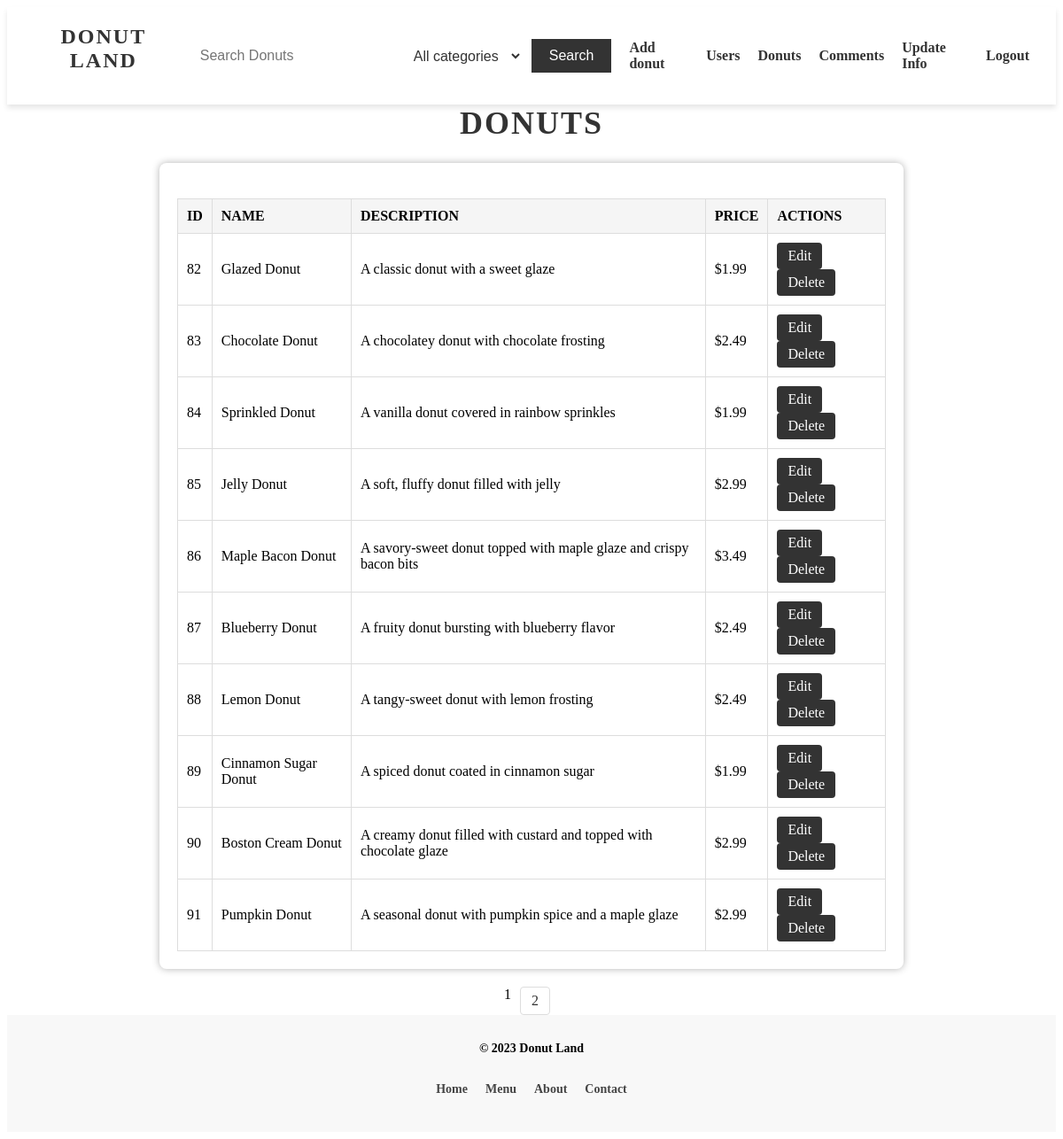
Screenshot of /admin/items.php (signed in) with the database file from the repository.
### tables this page shows
CREATE TABLE `items` (
  `id` int(11) NOT NULL,
  `name` varchar(30) NOT NULL,
  `description` varchar(300) NOT NULL,
  `price` decimal(10,2) NOT NULL,
  `image` varchar(100) DEFAULT NULL,
  `created_at` timestamp NOT NULL DEFAULT current_timestamp() ON UPDATE current_timestamp(),
  `updated_at` timestamp NOT NULL DEFAULT '0000-00-00 00:00:00',
  `category_id` int(11) NOT NULL
);

### admin/items.php (the view, shortened to what this page needs)
<!DOCTYPE html>
<html lang="en">
<head>
  <link rel="stylesheet" href="../styles/admin/item/items.css">
</head>
<body>
  <?php
    include '../header.php';
    require_once '../database/connect.php';
    if(isset($_GET['page']) && $_GET['page'] >= 1) {
      $page = htmlspecialchars($_GET['page'], ENT_QUOTES, 'UTF-8')  ?? 1;
    } else {
      $page = 1;
    }
    $limit = 10;
    $offset = ($page - 1) * $limit;
    $countSql = 'SELECT COUNT(*) FROM items';
    $countStmt = $pdo->prepare($countSql);
    $countStmt->execute();
    $totalDonuts = $countStmt->fetchColumn();
    $totalPages = ceil($totalDonuts / $limit);
    $sql = 'SELECT * FROM items LIMIT :limit OFFSET :offset';
    $stmt = $pdo->prepare($sql);
    $stmt->bindParam(':limit', $limit, PDO::PARAM_INT);
    $stmt->bindParam(':offset', $offset, PDO::PARAM_INT);
    $stmt->execute();
    $donuts = $stmt->fetchAll(PDO::FETCH_ASSOC);
  ?>
  <h1>Donuts</h1>
  <div class="table-container">
    <table class="table">
      <thead>
        <tr>
          <th>ID</th>
          <th>Name</th>
          <th>Description</th>
          <th>Price</th>
          <th>Actions</th>
        </tr>
      </thead>
      <tbody>
        <?php foreach ($donuts as $donut): ?>
          <tr>
            <td><?= $donut['id'] ?></td>
            <td><?= $donut['name'] ?></td>
            <td><?= $donut['description'] ?></td>
            <td>$<?= number_format($donut['price'], 2) ?></td>
            <td>
              <a href="./edit_item?id=<?= $donut['id'] ?>">Edit</a>
              <a href="../scripts/item/delete?id=<?= $donut['id'] ?>">Delete</a>
            </td>
          </tr>
        <?php endforeach ?>
      </tbody>
    </table>
  </div>
  <div class="pagination">
    <?php if ($totalPages > 1): ?>
      <?php for ($i = 1; $i <= $totalPages; $i++): ?>
        <?php if ($i == $page): ?>
          <span><?= $i ?></span>
        <?php else: ?>
          <a href="?page=<?= $i ?>"><?= $i ?></a>
        <?php endif ?>
      <?php endfor ?>
    <?php endif ?>
  </div>
  <?php require_once '../footer.php'; ?>
</body>
</html>

### styles/admin/item/items.css (style rules this page uses)
.table-container { max-width: 800px; margin: 0 auto; padding: 20px; background-color: #fff; border-radius: 8px; box-shadow: 0px 0px 8px rgba(0, 0, 0, 0.3); }
h1 { margin-top: 0; font-size: 36px; font-weight: bold; text-align: center; text-transform: uppercase; letter-spacing: 2px; color: #333; }
.table { margin-top: 20px; width: 100%; border-collapse: collapse; }
.table th, .table td { padding: 10px; border: 1px solid #ddd; }
.table th { background-color: #f5f5f5; font-weight: bold; text-align: left; text-transform: uppercase; }
.table td { vertical-align: middle; }
.table td a { display: inline-block; padding: 6px 12px; background-color: #333; color: #fff; text-decoration: none; border-radius: 4px; transition: background-color 0.3s ease; }
.pagination { margin-top: 20px; display: flex; justify-content: center; }
.pagination a { display: inline-block; margin: 0 10px; padding: 6px 12px; background-color: #fff; color: #333; text-decoration: none; border: 1px solid #ddd; border-radius: 4px; transition: background-color 0.3s ease; }

### rows the page displays
items: id "82", name "Glazed Donut", description "A classic donut with a sweet glaze", price "1.99"
items: id "83", name "Chocolate Donut", description "A chocolatey donut with chocolate frosting", price "2.49"
items: id "84", name "Sprinkled Donut", description "A vanilla donut covered in rainbow sprinkles", price "1.99"
items: id "85", name "Jelly Donut", description "A soft, fluffy donut filled with jelly", price "2.99"
items: id "86", name "Maple Bacon Donut", description "A savory-sweet donut topped with maple glaze and crispy bacon bits", price "3.49"
items: id "87", name "Blueberry Donut", description "A fruity donut bursting with blueberry flavor", price "2.49"
items: id "88", name "Lemon Donut", description "A tangy-sweet donut with lemon frosting", price "2.49"
items: id "89", name "Cinnamon Sugar Donut", description "A spiced donut coated in cinnamon sugar", price "1.99"
items: id "90", name "Boston Cream Donut", description "A creamy donut filled with custard and topped with chocolate glaze", price "2.99"
items: id "91", name "Pumpkin Donut", description "A seasonal donut with pumpkin spice and a maple glaze", price "2.99"
